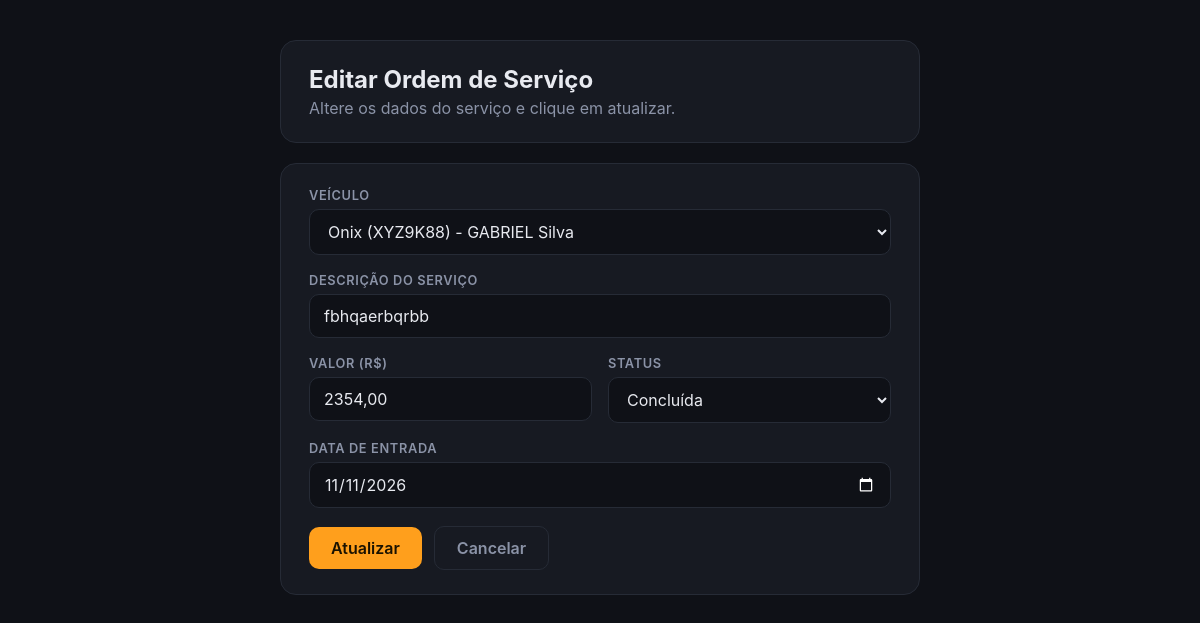
The page /ordens/editar.php?id=11 (signed in) on the database its author committed.
### tables this page shows
CREATE TABLE `ordens_servico` (
  `id` int(11) NOT NULL AUTO_INCREMENT,
  `veiculo_id` int(11) NOT NULL,
  `descricao` varchar(255) NOT NULL,
  `valor` decimal(10,2) NOT NULL,
  `status` varchar(20) NOT NULL DEFAULT 'Diagnóstico',
  `data_entrada` date NOT NULL,
  PRIMARY KEY (`id`),
  KEY `veiculo_id` (`veiculo_id`),
  CONSTRAINT `ordens_servico_ibfk_1` FOREIGN KEY (`veiculo_id`) REFERENCES `veiculos` (`id`)
);

CREATE TABLE `veiculos` (
  `id` int(11) NOT NULL AUTO_INCREMENT,
  `cliente_id` int(11) NOT NULL,
  `placa` varchar(10) NOT NULL,
  `marca` varchar(50) NOT NULL,
  `modelo` varchar(50) NOT NULL,
  `ano` int(11) DEFAULT NULL,
  PRIMARY KEY (`id`),
  UNIQUE KEY `placa` (`placa`),
  KEY `cliente_id` (`cliente_id`),
  CONSTRAINT `veiculos_ibfk_1` FOREIGN KEY (`cliente_id`) REFERENCES `clientes` (`id`)
);

### ordens/editar.php (the view, shortened to what this page needs)
<?php
require_once "../conexao.php";
$id = $_GET["id"] ?? null;
$veiculos = $pdo->query(
    "SELECT v.id, v.placa, v.modelo, c.nome AS dono
     FROM veiculos v
     JOIN clientes c ON v.cliente_id = c.id
     ORDER BY v.modelo"
)->fetchAll(PDO::FETCH_ASSOC);
$statusLista = ["Diagnóstico", "Manutenção", "Testes", "Concluída"];
$stmt = $pdo->prepare("SELECT * FROM ordens_servico WHERE id = :id");
$stmt->execute([":id" => $id]);
$ordem = $stmt->fetch(PDO::FETCH_ASSOC);
?>
<!DOCTYPE html>
<html lang="pt-br">
<head>
    <link rel="stylesheet" href="../css/formularios.css">
</head>
<body>
<div class="container">
    <div class="cabecalho">
        <h1>Editar Ordem de Serviço</h1>
        <p>Altere os dados do serviço e clique em atualizar.</p>
    </div>
    <div class="cartao">
        <form method="POST">
            <div class="campo">
                <label for="veiculo_id">Veículo</label>
                <select id="veiculo_id" name="veiculo_id" required>
                    <?php foreach ($veiculos as $v): ?>
                        <option value="<?= $v['id'] ?>" <?= $v['id'] == $ordem['veiculo_id'] ? 'selected' : '' ?>>
                            <?= htmlspecialchars($v['modelo']) ?> (<?= htmlspecialchars($v['placa']) ?>) - <?= htmlspecialchars($v['dono']) ?>
                        </option>
                    <?php endforeach; ?>
                </select>
            </div>
            <div class="campo">
                <label for="descricao">Descrição do serviço</label>
                <input type="text" id="descricao" name="descricao" maxlength="255" value="<?= htmlspecialchars($ordem['descricao']) ?>" required>
            </div>
            <div class="grade">
                <div class="campo">
                    <label for="valor">Valor (R$)</label>
                    <input type="text" id="valor" name="valor" value="<?= number_format($ordem['valor'], 2, ',', '') ?>" required>
                </div>
                <div class="campo">
                    <label for="status">Status</label>
                    <select id="status" name="status">
                        <?php foreach ($statusLista as $s): ?>
                            <option value="<?= $s ?>" <?= $s === $ordem['status'] ? 'selected' : '' ?>><?= $s ?></option>
                        <?php endforeach; ?>
                    </select>
                </div>
            </div>
            <div class="campo">
                <label for="data_entrada">Data de entrada</label>
                <input type="date" id="data_entrada" name="data_entrada" value="<?= $ordem['data_entrada'] ?>" required>
            </div>
            <div class="acoes">
                <button type="submit" class="btn btn-primario">Atualizar</button>
                <a href="listar.php" class="btn btn-secundario">Cancelar</a>
            </div>
        </form>
    </div>
</div>
</body>
</html>

### css/formularios.css (style rules this page uses)
:root { --fundo: #0f1117; --cartao: #171a22; --borda: #262b36; --texto: #e8eaf0; --suave: #8b93a7; --laranja: #ff9f1c; }
* { box-sizing: border-box; }
body { margin: 0; padding: 40px 16px; min-height: 100vh; display: flex; justify-content: center; background: var(--fundo); color: var(--texto); font-family: Inter, system-ui, -apple-system, "Segoe UI", sans-serif; }
.container { width: 100%; max-width: 640px; }
.cabecalho, .cartao { background: var(--cartao); border: 1px solid var(--borda); border-radius: 16px; padding: 24px 28px; }
.cabecalho { margin-bottom: 20px; }
.cabecalho h1 { margin: 0 0 4px; font-size: 1.5rem; }
.cabecalho p { margin: 0; color: var(--suave); }
.campo { margin-bottom: 18px; }
.campo label { display: block; margin-bottom: 6px; font-size: 0.8rem; font-weight: 600; letter-spacing: 0.05em; text-transform: uppercase; color: var(--suave); }
.campo input, .campo select { width: 100%; padding: 11px 14px; background: var(--fundo); border: 1px solid var(--borda); border-radius: 10px; color: var(--texto); font: inherit; color-scheme: dark; }
.grade { display: grid; grid-template-columns: 1fr 1fr; gap: 16px; }
.acoes { display: flex; gap: 12px; align-items: center; margin-top: 8px; }
.btn { display: inline-block; padding: 11px 22px; border: 0; border-radius: 10px; font: inherit; font-weight: 600; text-decoration: none; cursor: pointer; }
.btn-primario { background: var(--laranja); color: #1a1200; }
.btn-secundario { background: transparent; color: var(--suave); border: 1px solid var(--borda); }

### rows shown on the page
ordens_servico: veiculo_id "Onix (XYZ9K88) - GABRIEL Silva", descricao "fbhqaerbqrbb", valor "2354,00", status "Concluída", data_entrada "11/11/2026"
